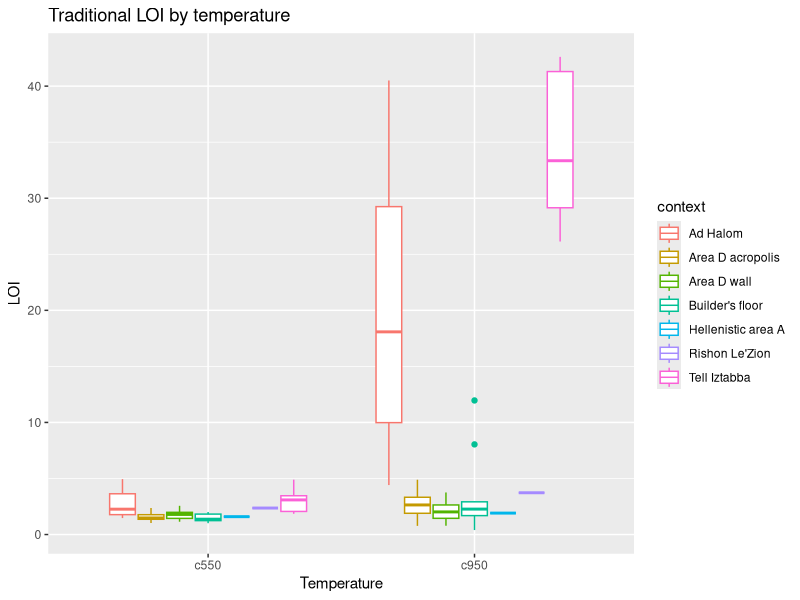
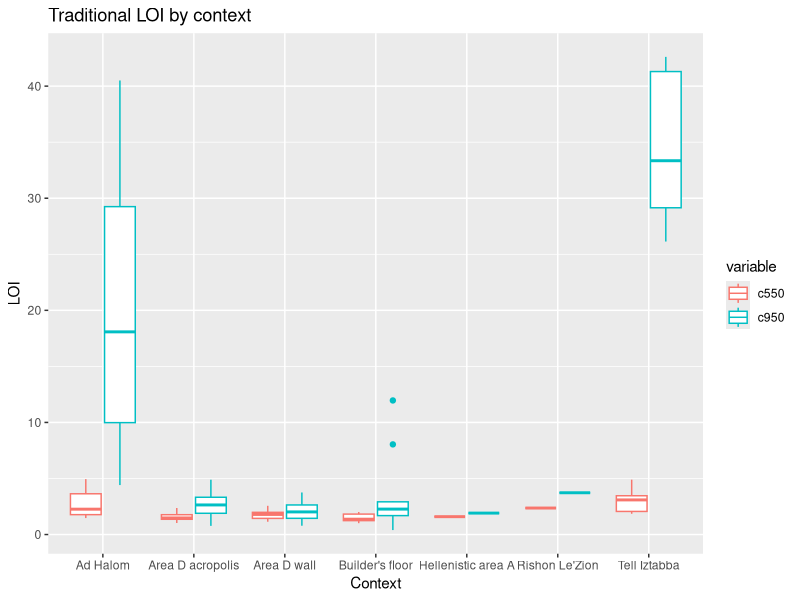
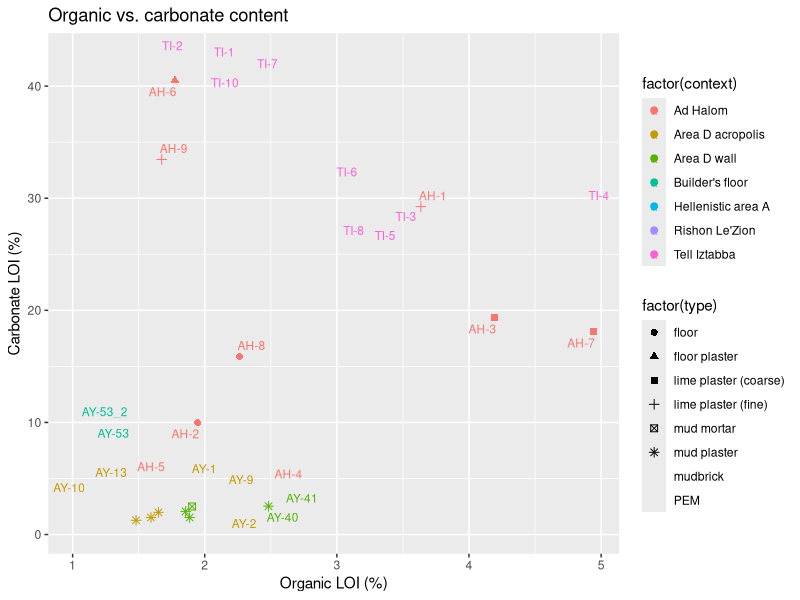
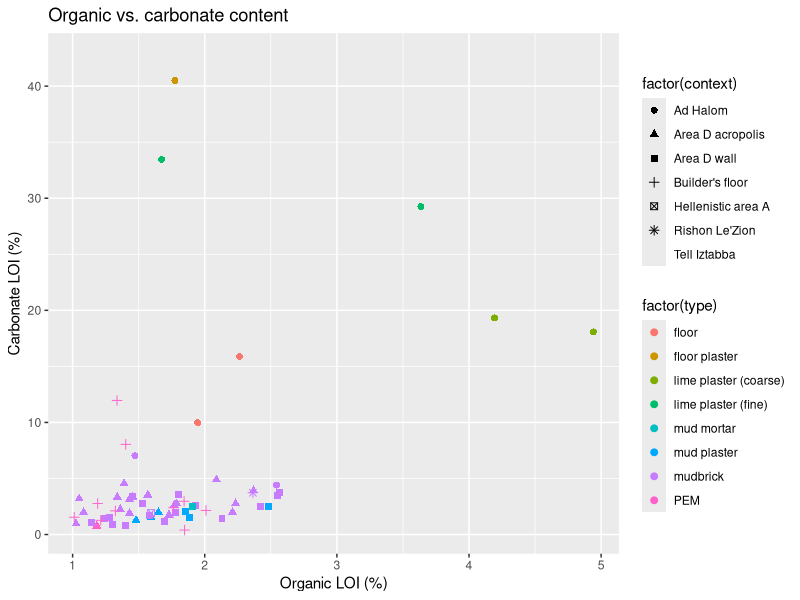
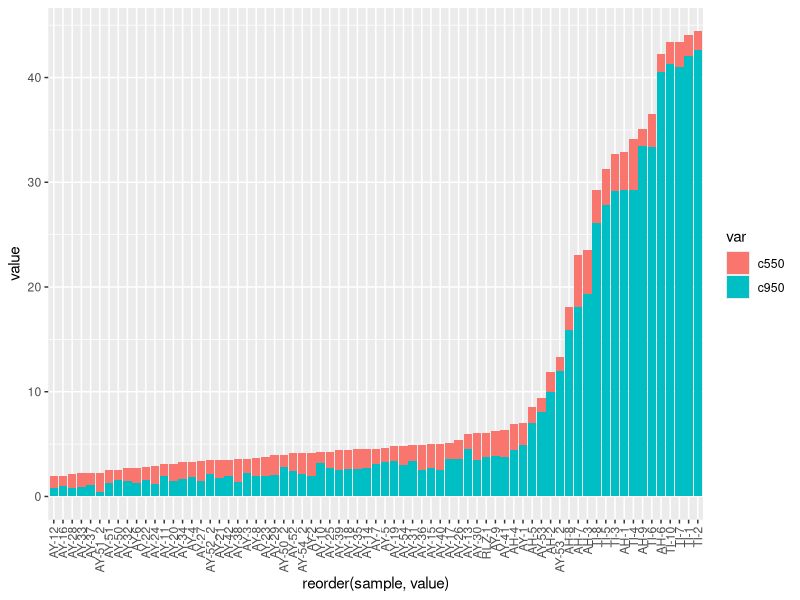

Write the R code that produced these figures, in order. (Note: this script raises an error after producing the figures.)
## ---- chunk 1
# Libraries
library(openxlsx); 
library(dplyr); 
library(ggplot2); 
library(ggrepel);
library(tidyr); 
library(reshape2) # Melt-function for reshaping data to long form

loi <- read.xlsx("data/loi_israel.xlsx", sep=";")
tga <- read.xlsx("data/tga_israel.xlsx", sep=";")

summary(loi)
summary(tga)

# Remove rows containing words 'kekkila' (internal standard)
tga <- filter(tga, !grepl('kekkila', Name))

# TGA character columns to numeric
tga[, c(4:7)] <- sapply(tga[, c(4:7)], as.numeric)

# Sample names as rownames
rownames(loi) <- loi$sample
rownames(tga) <- tga$Name

# Creating new columns for analysis by subtracting crucible mass;
# "dry" (sample mass after drying)
# "c550" (sample mass after 550 C)
# "c950" (sample mass after 950 C)
loi$dry <- (loi$dry_weight - loi$crucible)
loi$c550mass <- (loi$after_550_C - loi$crucible)
loi$c950mass <- (loi$after_950_C - loi$crucible)

loi$c550 <- (loi$dry - loi$c550mass)/(loi$dry) * 100
loi$c950 <- (loi$c550mass - loi$c950mass)/(loi$c550mass) * 100

# Same with TGA
tga$c550 <- (tga$Dry - tga$Mass_550)/(tga$Dry) * 100
tga$c950 <- (tga$Mass_550 - tga$Mass_950)/(tga$Mass_550) * 100

## ---- chunk 2
# Colored boxplots in same graph
loi_long <- loi[c(8,13:14)]
loi_long <- melt(loi_long, id = "context") # Reshaping data to long form

ggplot(loi_long, aes(x = variable, y = value, color = context)) +  
  geom_boxplot() +
  labs(title="Traditional LOI by temperature",
        x ="Temperature", y = "LOI")

ggplot(loi_long, aes(x = context, y = value, color = variable)) +  
  geom_boxplot() +
  labs(title="Traditional LOI by context",
        x ="Context", y = "LOI")

# Color by context
ggplot(loi, 
      aes(c550, c950, label = rownames(loi), colour = factor(context))) +
      geom_point(size=2, aes(shape = factor(type))) +
      geom_text_repel(size=3) + labs(title = "Organic vs. carbonate content") +
      xlab('Organic LOI (%)') +
      ylab('Carbonate LOI (%)') +
      theme(axis.title = element_text())

# Color by type      
ggplot(loi, 
      aes(c550, c950)) +
      geom_point(size=2, aes(shape = factor(context), colour = factor(type))) +
      labs(title = "Organic vs. carbonate content") +
      xlab('Organic LOI (%)') +
      ylab('Carbonate LOI (%)') +
      theme(axis.title = element_text())

# Stacked barplot (x = reorder(sample, LOI))
loi_long = gather(loi, key = var, value = value, c550, c950)

ggplot(loi_long, aes(x = reorder(sample, value), y = value, fill = var)) +
  geom_bar(stat = 'identity', position = 'stack') + 
    theme(axis.text.x = element_text(angle = 90, vjust = 0.5, hjust=1))


## ---- chunk 3
# Colored boxplots in same graph
tga_long <- tga[c(8,10:11)]
tga_long <- melt(tga_long, id = "context") # Reshaping data to long form

ggplot(tga_long, aes(x = variable, y = value, color = context)) +  
  geom_boxplot() +
  labs(title="Thermogravimeter LOI by temperature",
        x ="Temperature", y = "LOI")

ggplot(tga_long, aes(x = context, y = value, color = variable)) +  
  geom_boxplot() +
  labs(title="Thermogravimeter LOI by context",
        x ="Context", y = "LOI")

# Color by context biplot
ggplot(tga, 
      aes(c550, c950, label = rownames(tga), colour = factor(context))) +
      geom_point(size=2) +
      geom_text_repel(size=3) + labs(title = "Organic vs. carbonate content") +
      xlab('Organic LOI (%)') +
      ylab('Carbonate LOI (%)') +
      theme(axis.title = element_text())
      
# Stacked barplot (x = reorder(sample, LOI))
tga_long = gather(tga, key = var, value = value, c550, c950)

ggplot(tga_long, aes(x = reorder(Name, value), y = value, fill = var)) +
  geom_bar(stat = 'identity', position = 'stack') + 
    theme(axis.text.x = element_text(angle = 90, vjust = 0.5, hjust=1))

